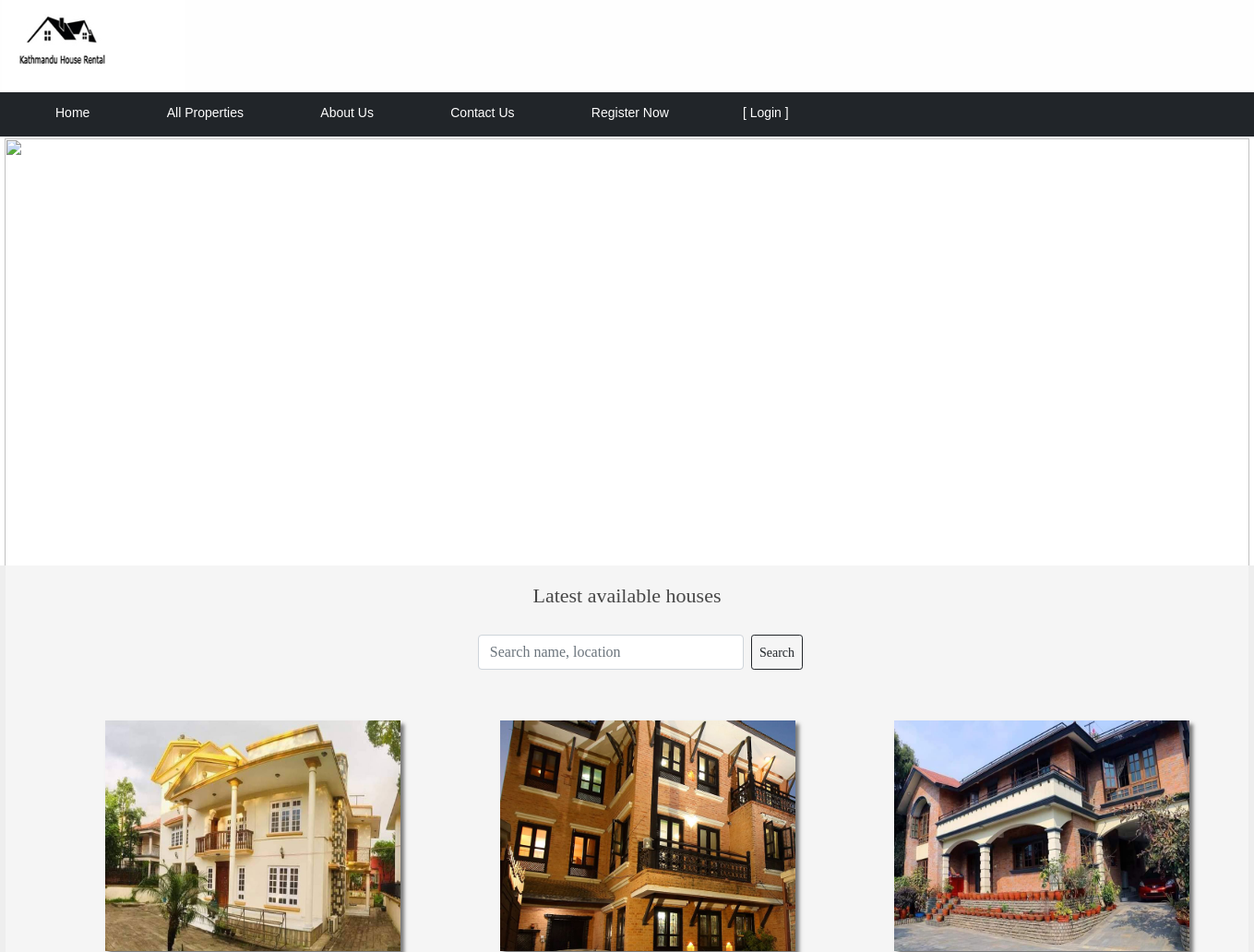
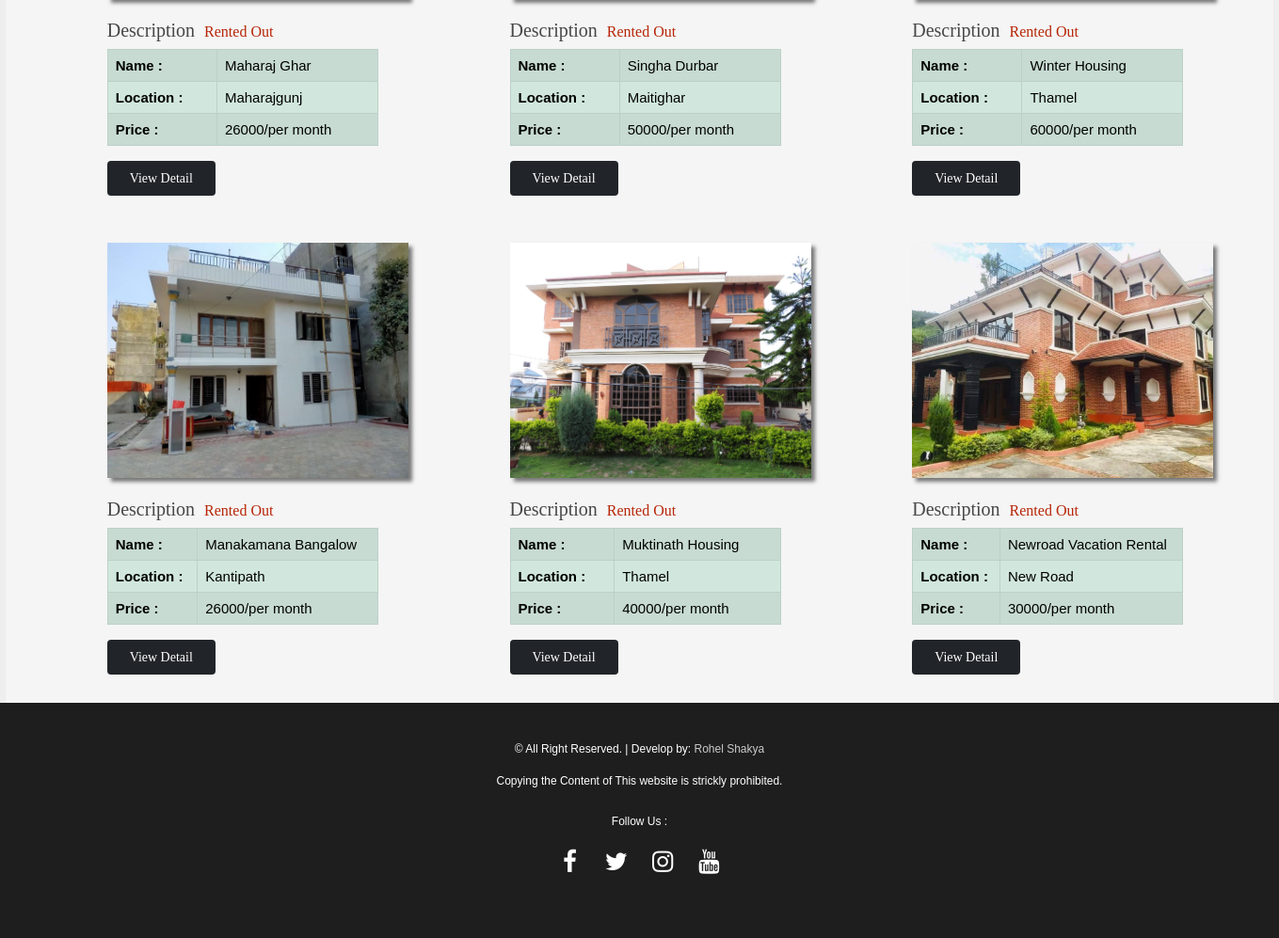
The page / on the database its author committed (2 pictures, top to bottom).
### tables this page shows
CREATE TABLE `tbl_property` (
  `id` int(11) NOT NULL,
  `name` varchar(255) NOT NULL,
  `size` int(11) NOT NULL,
  `price` varchar(255) NOT NULL,
  `email` varchar(255) NOT NULL,
  `phone` varchar(255) NOT NULL,
  `bathrooms` int(11) NOT NULL,
  `rooms` int(11) NOT NULL,
  `location` varchar(255) NOT NULL,
  `photo` varchar(255) NOT NULL,
  `home` tinyint(1) NOT NULL DEFAULT 0,
  `side` tinyint(4) NOT NULL DEFAULT 0
);

### index.php (the view, shortened to what this page needs)
<?php
include("include/connection.php");
?>
<html>
<head>
    <link rel="stylesheet" href="css/style.css">
    <link rel="stylesheet" href="web_project/css/bootstrap.css">
</head>
<body>
    <?php include("include/header.php"); ?>
    <div id="banner">
        <img class="myslide" src="design/banner10.png">
    </div>
    <div id="wrapper">
        <div id="content">
            <center>
                <h2 style="color: #474747;font-size:22px">Latest available houses</h2><br>
            </center>
            <div class="container-fluid" style="width:100%;  padding-left:38%">
                <form class="d-flex" action="<?php echo $_SERVER['PHP_SELF']; ?>" method="POST">
                    <input class="form-control me-2" type="search" placeholder="Search name, location"
                        aria-label="Search" name="search" style="width:35%">
                    <button class="btn  btn-outline-dark btn-sm" type="submit" name="bsearch">Search</button>
                </form>
            </div>
            <?php
            if (isset($_POST['bsearch'])) {
                $hname = $_POST['search'];
                $sql = "select p.*,b.p_id from tbl_property p left join tbl_booking b on p.id=b.p_id  where name like '%$hname%' OR location like '%$hname%' order by id DESC ";
            } else {
                $sql = "select p.*,b.p_id from tbl_property p left join tbl_booking b on p.id=b.p_id where home=1 order by id DESC";
            }
            $result = $conn->query($sql);
            while ($rows = $result->fetch_assoc()) {
            ?>
            <div class="image">
                <a href="<?php echo 'admin/images/' . $rows['photo']; ?> "><img
                        src=" <?php echo 'admin/images/' . $rows['photo']; ?>" style="
          box-shadow: 4px 4px 4px #787878;"></a>
                <br><br>
                <div id="description">
                    <h4 style="color: #474747;font-size:20px">Description &nbsp;<?php
                                                                                    if ($rows['p_id'] != NULL) {
                                                                                        echo  '<span style="color:#B72507;font-size:16px">Rented Out</span></button>';
                                                                                    }
                                                                                    ?></h4>
                    <table class="table table-success table-striped table-bordered" cellspacing="0px" cellpadding="10px"
                        style="width:90%; font-size:15px; font-family:opensans-regular, sans-serif">
                        <tr>
                            <td> <b>Name :</b></td>
                            <td><?php echo $rows['name']; ?></td>
                        </tr>
                        <tr>
                            <td> <b>Location :</b> </td>
                            <td><?php echo $rows['location']; ?></td>
                        </tr>
                        <tr>
                            <td><b>Price :</b></td>
                            <td><?php echo $rows['price']; ?>/per month</td>
                        </tr>
                    </table>
                    <a href="detail.php?id=<?php echo $rows['id']; ?>"><button type="button" class="btn btn-dark"
                            id="more" style="margin-right:3px;"><span>View
                                Detail</span></button></a>
                </div>
            </div>
            <?php
            }
            ?>
        </div>
    </div>
    <?php include("include/footer.php"); ?>
</body>
</html>

### include/header.php (shortened to what this page needs)
<?php
if (isset($_SESSION['login']) && $_SESSION['login'] == 'login') {
    $welcome_msg = ($_SESSION['name'] != '') ? 'Welcome, ' . $_SESSION['name'] : '';
    $log_in_out = '<a href="logout.php">[ LogOut ]</a>';
} else {
    $welcome_msg = '';
    $log_in_out = '<a href="register.php">Register Now</a><a href="u_login.php">[ Login ]</a>';
}
?>
<head>
    <link rel="stylesheet" href="css/style.css">
    <link rel="stylesheet" href="web_project/css/bootstrap.css">
    <link rel="stylesheet" href="https://cdnjs.cloudflare.com/ajax/libs/font-awesome/4.7.0/css/font-awesome.min.css">
</head>
<div id="header">
    <div id="logo">
        <a href="index.php"><img src="design/logosm3.jpg" style="height: 100px; width:200px"></a>
    </div>
    <nav class="navbar  navbar-dark bg-dark" id="nav">
        <center>
            <ul class="navbar-nav me-auto mb-2 mb-lg-0">
                <li><a href="index.php">Home</a></li>
                <li><a href="display.php">All Properties</a></li>
                <li><a href="about.php">About Us</a></li>
                <li><a href="contact.php">Contact Us</a></li>
                <li> <?php echo $log_in_out; ?></li>
            </ul>
        </center>
        <ul>
            <li style="color:white;float:right;padding-right:6px"> <?php echo $welcome_msg; ?></li>
        </ul>
    </nav>
</div>

### include/footer.php (shortened to what this page needs)
<link rel="stylesheet" href="css/style.css">
<div id="footer">
    <p>&copy; All Right Reserved. | Develop by: <a href="http://rohelshk.com.np" target="_blank"
            style="color:#CBCBCB; text-decoration:none">Rohel
            Shakya</a>
    </p>
    <div class="information">Copying the Content of This website is strickly prohibited.</div>
    <center>
        <div class="social">
            Follow Us :<br>
            <a href="https://www.facebook.com/rohelshk/" class="fa fa-facebook" target="_blank"></a>
            <a href="https://twitter.com/shk_r04" class="fa fa-twitter" target="_blank"></a>
            <a href="https://www.instagram.com/rohel_shk/" class="fa fa-instagram" target="_blank"></a>
            <a href="https://www.youtube.com/channel/UCM3PCQ3TDL7Ks6cuqRig2xw" class="fa fa-youtube"
                target="_blank"></a>
        </div>
    </center>
</div>

### css/style.css (style rules this page uses)
body { margin: 0; font-size: 12px; box-sizing: border-box; font-family: "opensans-regular", sans-serif; height: auto; }
#wrapper { width: 100%; height: auto; background-color: #eee; overflow: hidden; font-family: Segoe UI Semibold; }
#header { background-color: #fefefe; }
#logo img { height: 100px; width: 150px; padding-left: 2px; }
#nav { width: 100%; background-color: #1f1e1e; overflow: hidden; padding-top: 12px; }
#nav ul { margin: 0; padding: 0; list-style-type: none; display: inline; padding-left: 20px; }
#nav ul li { margin-left: auto; margin-right: auto; display: inline-block; padding-bottom: 7px; }
#nav a { font-family: "opensans-regular", sans-serif; color: #fff; padding: 50px 40px; text-decoration: none; font-size: 14px; font-weight: 400; text-align: right; }
#banner { background-position: center; background-repeat: no-repeat; background-size: cover; display: block; margin-left: auto; margin-right: auto; position: relative; }
#banner img { width: 1349px; height: 465px; background-position: center; background-repeat: no-repeat; background-size: cover; display: block; margin-left: auto; margin-right: auto; padding-top: 2px; }
.image { display: block; padding-top: 3%; padding-bottom: 10px; font-size: 14px; margin: 0 auto; padding-left: 8%; float: left; }
.image img { height: 250px; width: 320px; }
#more { float: left; }
#more { border: none; color: #ffffff; text-align: center; font-size: 14px; padding: 8px; width: 115px; transition: all 0.5s; cursor: pointer; }
#more span { cursor: pointer; display: inline-block; position: relative; transition: 0.5s; }
#more span:after { content: "\00bb"; position: absolute; opacity: 0; top: 0; right: -20px; transition: 0.5s; }
#content { font-size: 14px; padding-top: 20px; background-color: #f5f5f5; overflow: hidden; width: 1347px; height: auto; background-position: center; background-repeat: no-repeat; background-size: cover; display: block; margin-left: auto; margin-right: auto; padding-bottom: 20px; }
input[type="search"] { width: 26%; }
#footer { width: 100%; height: 250px; background-color: #1f1e1e; padding-top: 40px; text-align: center; color: white; bottom: 0; }
.form-control { width: 20%; }

### include/footer.php (style rules this page uses)
.social { padding-top: 25px; }
.fa { padding-top: 13px; font-size: 26px; width: 30px; text-align: center; text-decoration: none; margin: 8px; }
.fa-facebook { color: white; }
.fa-twitter { color: white; }
.fa-instagram { color: white; }
.fa-youtube { color: white; }

### rows shown on the page
tbl_property: photo (picture), name "Maharaj Ghar", location "Maharajgunj", price "26000"
tbl_property: photo (picture), name "Singha Durbar", location "Maitighar", price "50000"
tbl_property: photo (picture), name "Winter Housing", location "Thamel", price "60000"
tbl_property: photo (picture), name "Manakamana Bangalow", location "Kantipath", price "26000"
tbl_property: photo (picture), name "Muktinath Housing", location "Thamel", price "40000"
tbl_property: photo (picture), name "Newroad Vacation Rental", location "New Road", price "30000"
